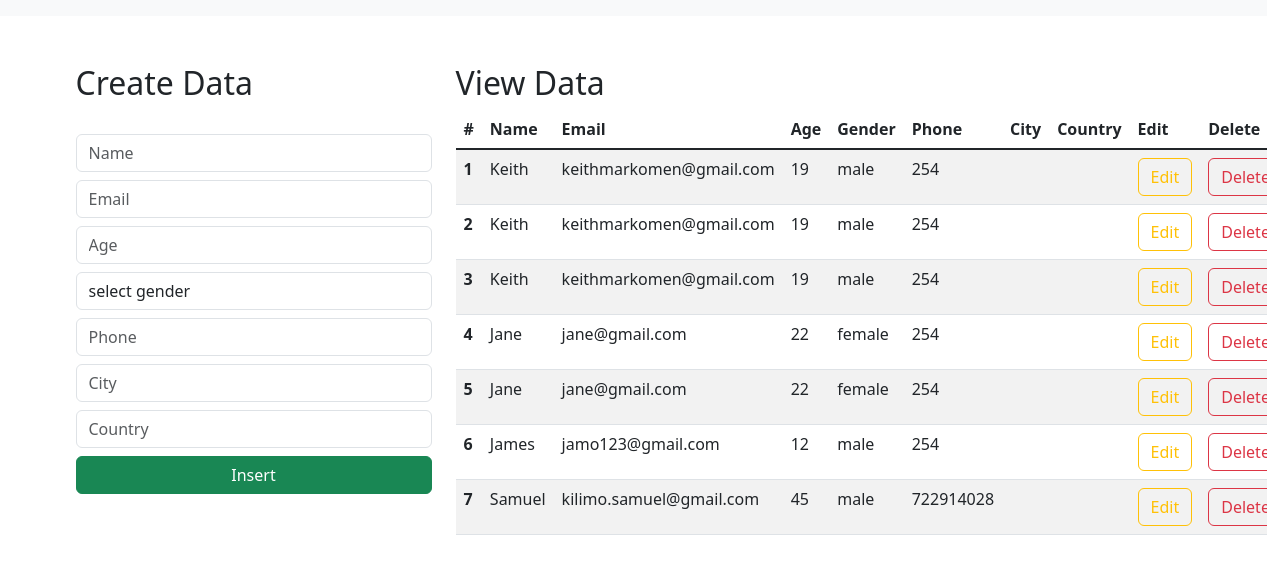
/, run on an earlier commit of the app's database.
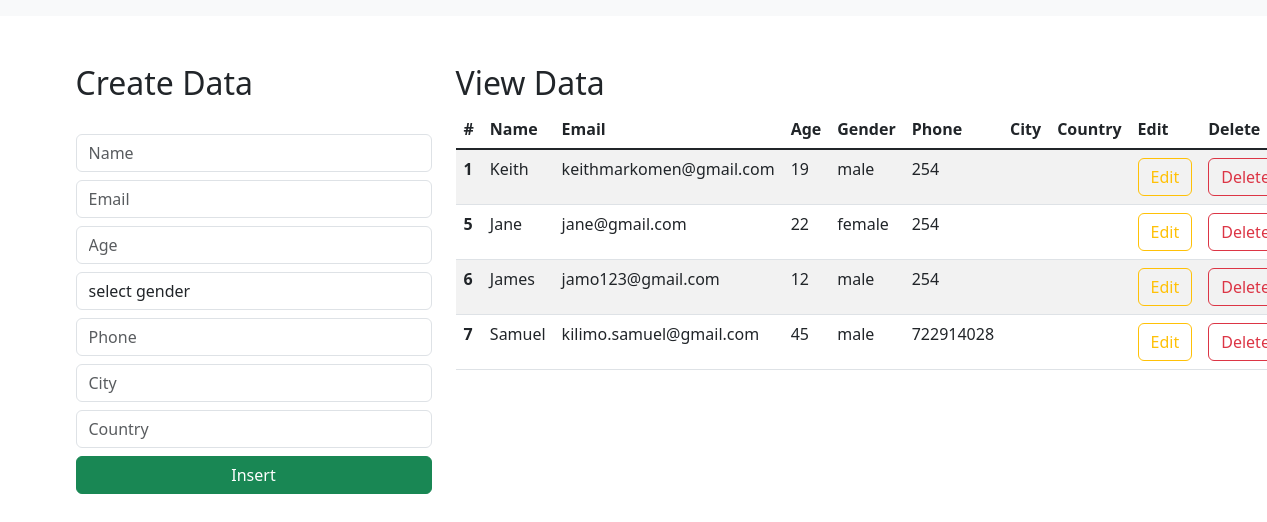
And on a later commit of the database.
### djangoregistrationKeith/models.py (models this page shows)
class Student(models.Model):
    name = models.CharField(max_length=50, blank=True, null=False)
    email = models.EmailField(max_length=50, blank=True, null=False)
    age = models.IntegerField(max_length=50, blank=True, null=False)
    gender = models.CharField(max_length=50, blank=True, null=False)
    phone = models.IntegerField(max_length=50, blank=True, null=False)
    city = models.CharField(max_length=50, blank=True, null=False)
    country = models.CharField(max_length=50, blank=True, null=False)

### djangoregistrationKeith/views.py (the view)
# urls.py: path('', views.index_page, name='index'),
def index_page(request):
    data = Student.objects.all()
    context = {'data': data}
    return render(request, "index2.html", context)

### templates/index2.html (shortened to what this page needs)
<html lang="en">
    <link href="https://cdn.jsdelivr.net/npm/bootstrap@5.3.0-alpha1/dist/css/bootstrap.min.css" rel="stylesheet">
  <head>
  </head>
  <body>
    <nav class="navbar navbar-expand-lg bg-body-tertiary">
      </nav>
      <div class="container mt-5">
        <div class="row">
            <div class="col-md-4">
                <h2>Create Data</h2>
                <br>
                <form action="/insert" method="post">
                    <div class="form-group">
                        <input type="text" class="form-control" placeholder="Name" name="name" required>
                    </div>
                    <div class="form-group">
                        <input type="email" class="form-control  mt-2" placeholder="Email" name="email" required>
                    </div>
                    <div class="form-group">
                        <input type="number" class="form-control  mt-2" placeholder="Age" name="age" required>
                    </div>
                    <div class="form-group mt-2">
                        <select id="gender" name="gender" class="form-control" required>
                            <option selected>select gender</option>
                        </select>
                    </div>
                    <div class="form-group">
                        <input type="number" class="form-control  mt-2" placeholder="Phone" name="phone" required>
                    </div>
                    <div class="form-group">
                        <input type="text" class="form-control  mt-2" placeholder="City" name="city" required>
                    </div>
                    <div class="form-group">
                        <input type="text" class="form-control  mt-2" placeholder="Country" name="country" required>
                    </div>
                    <div class="d-grid gap-2">
                        <button class="btn btn-success mt-2" type="submit">Insert</button>
                    </div>
                </form>
            </div>
            <div class="col-md-8">
                <h2>View Data</h2>
                <table class="table table-striped table-hover">
                    <thead>
                      <tr>
                        <th scope="col">#</th>
                        <th scope="col">Name</th>
                        <th scope="col">Email</th>
                        <th scope="col">Age</th>
                        <th scope="col">Gender</th>
                        <th scope="col">Phone</th>
                        <th scope="col">City</th>
                        <th scope="col">Country</th>
                        <th scope="col">Edit</th>
                        <th scope="col">Delete</th>
                      </tr>
                    </thead>
                    <tbody class="table-group-divider">
                    {% for d in data %}
                      <tr>
                        <th scope="row">{{d.id}}</th>
                        <td>{{d.name}}</td>
                        <td>{{d.email}}</td>
                        <td>{{d.age}}</td>
                        <td>{{d.gender}}</td>
                        <td>{{d.phone}}</td>
                        <td>{{d.city}}</td>
                        <td>{{d.country}}</td>
                        <td><a href="/update/{{d.id}}" type="button" class="btn btn-outline-warning">Edit</a></td>
                        <td><a href="/delete/{{d.id}}" type="button" class="btn btn-outline-danger">Delete</a></td>
                      </tr>
                    {% endfor %}
                    </tbody>
                  </table>
            </div>
        </div>
      </div>
  </body>
</html>

What changed in the data, as far as the page shows it:
removed Student: id "2", name "Keith", email "keithmarkomen@gmail.com", age "19", gender "male", phone "254"
removed Student: id "3", name "Keith", email "keithmarkomen@gmail.com", age "19", gender "male", phone "254"
removed Student: id "4", name "Jane", email "jane@gmail.com", age "22", gender "female", phone "254"
